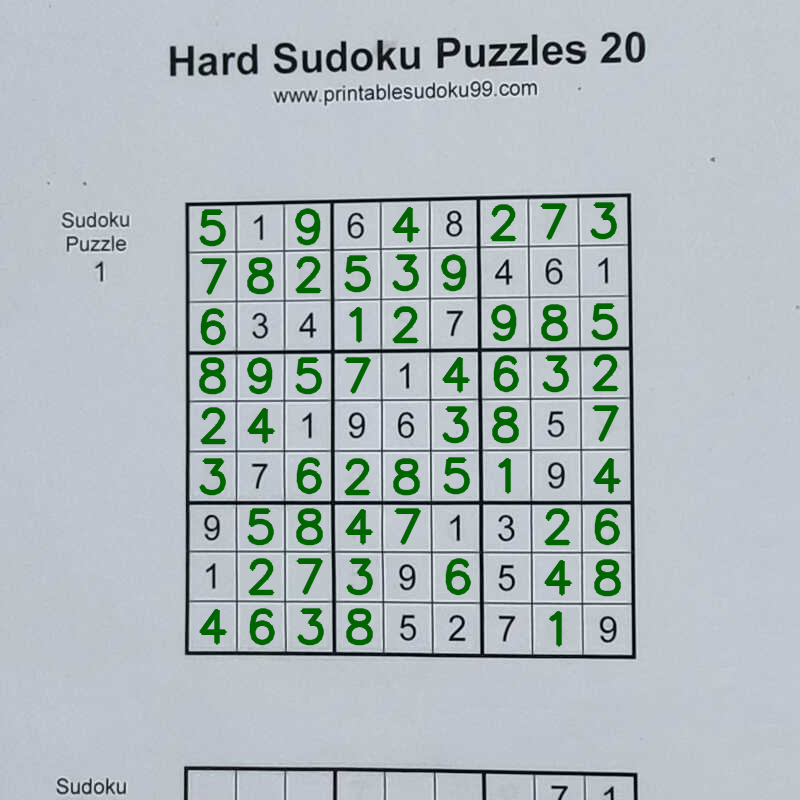
#> input picture Solution/0.png, 800 x 800 px
$ python -i Sudoku_Grabber.py   (imports and definitions only)   (older library calls are emulated)
#> lines starting #> are read from the running program, lines starting #| are printed output that depends on the picture; after the words box and inside, x2 and y2 are one past the last pixel; in counts of white or black regions, pixels touching at a corner belong together
#> further down, picture is the input picture: shape (800, 800, 3); mean B, G, R 189.6, 186.3, 175.9
import cv2
import math
import numpy as np

def Grab(Image):
    gray = cv2.cvtColor(Image, cv2.COLOR_BGR2GRAY)

    kernel = cv2.getStructuringElement(cv2.MORPH_RECT, (3, 3))
    gray = cv2.morphologyEx(gray, cv2.MORPH_ERODE, kernel)

    kernel = cv2.getStructuringElement(cv2.MORPH_ELLIPSE, (11, 11))
    morph = cv2.morphologyEx(gray, cv2.MORPH_CLOSE, kernel)

    for i in range(morph.shape[0]):
        for j in range(morph.shape[1]):
            if not morph[i][j]:
                morph[i][j] = 1

    div = gray / morph
    gray = np.array(cv2.normalize(div, div, 0, 255, cv2.NORM_MINMAX), np.uint8)

    blur = cv2.GaussianBlur(gray, (5, 5), 0)
    edges = cv2.Canny(blur, 150, 150, apertureSize = 3)
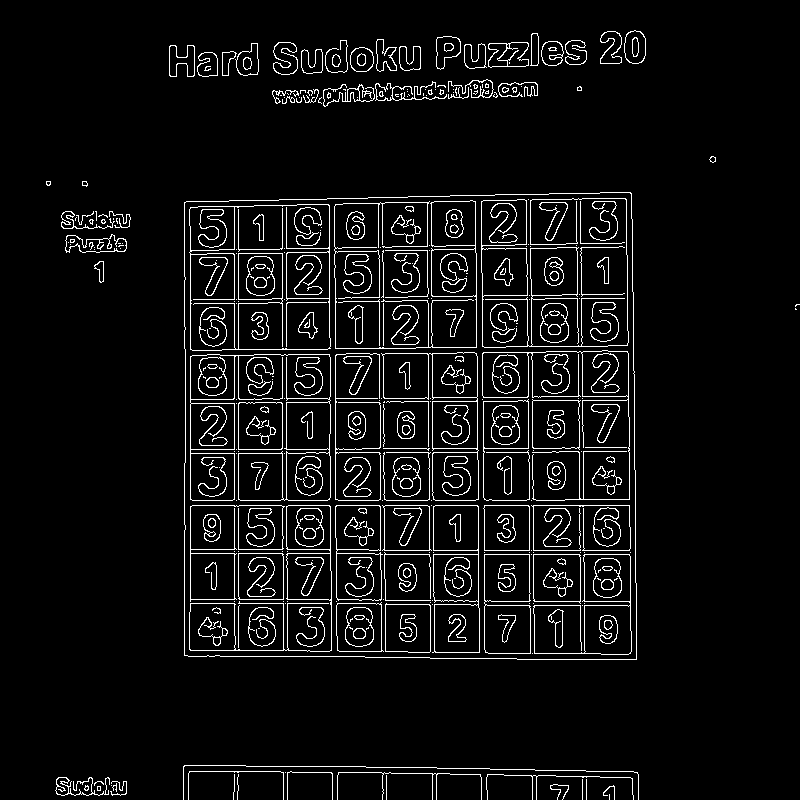
#> edges: shape (800, 800); 5.8% white in thin lines or dots

    kernel = cv2.getStructuringElement(cv2.MORPH_RECT, (3, 3))
    edges = cv2.morphologyEx(edges, cv2.MORPH_DILATE, kernel)
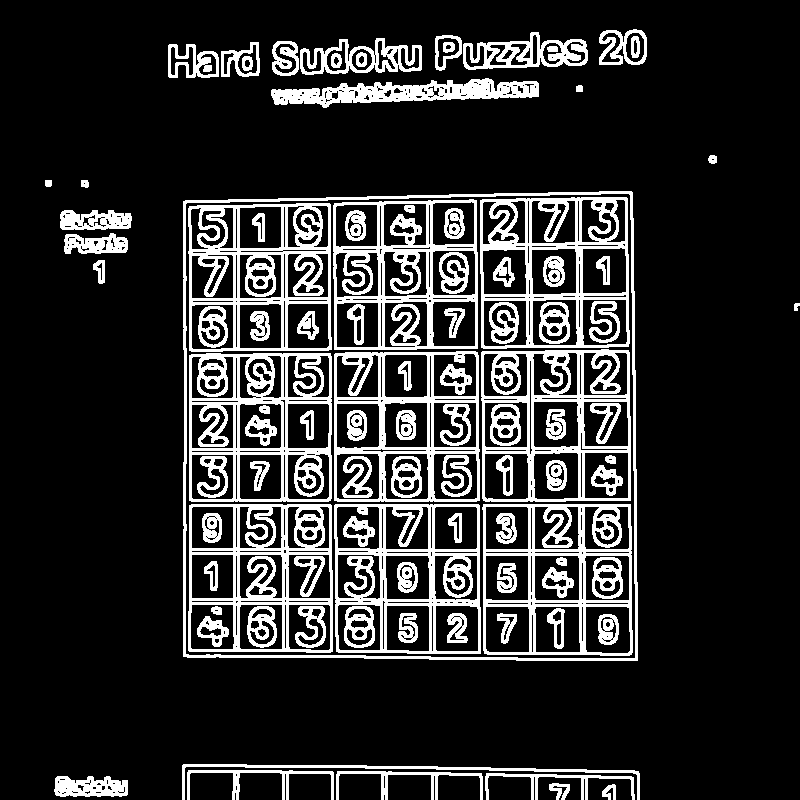
#> edges: shape (800, 800); 17.7% white; 96 white regions

    contours, _ = cv2.findContours(edges, cv2.RETR_EXTERNAL, cv2.CHAIN_APPROX_NONE)
#> contours = 24 contours; largest, box (x1, y1, x2, y2) and area: (183, 191, 638, 661) 209025, (271, 78, 539, 108) 4110, (463, 32, 588, 70) 3032, (300, 38, 422, 75) 2832, (599, 29, 647, 65) 1332

    if not len(contours):
        return None, None

    contours.sort(key = cv2.contourArea, reverse = True)

    mask = np.zeros(gray.shape[:2], np.uint8)
    cv2.drawContours(mask, [contours[0]], 0, 255, -1)
#> mask: shape (800, 800); 32.8% white; 1 white region, box (x1, y1, x2, y2) and area: (183, 191, 638, 661) 209939

    sudoku = cv2.bitwise_and(gray, gray, mask = mask)

    sobelx = cv2.Sobel(sudoku, cv2.CV_16S, 1, 0)
    sobely = cv2.Sobel(sudoku, cv2.CV_16S, 0, 1)
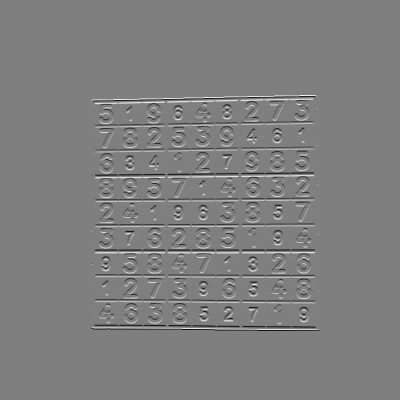
#> sobely: shape (800, 800) int16 (shown at 1/2 size); min -1016, max 1016, mean 0; drawn with min black and max white

    sobelx = cv2.convertScaleAbs(sobelx)
    sobely = cv2.convertScaleAbs(sobely)

    _, threshx = cv2.threshold(sobelx, 0, 255, cv2.THRESH_BINARY + cv2.THRESH_OTSU)
#> threshx: shape (800, 800); 8% white; 574 white regions (146 under 20 px), largest, box (x1, y1, x2, y2) and area: (182, 199, 188, 659) 1976, (630, 190, 639, 662) 1950, (188, 206, 192, 351) 575
    _, threshy = cv2.threshold(sobely, 0, 255, cv2.THRESH_BINARY + cv2.THRESH_OTSU)
#> threshy: shape (800, 800); 7.9% white; 431 white regions (49 under 20 px), largest, box (x1, y1, x2, y2) and area: (182, 190, 634, 204) 1883, (182, 654, 639, 662) 1880, (480, 196, 627, 212) 728

    kernelx = cv2.getStructuringElement(cv2.MORPH_RECT, (2, 10))
    kernely = cv2.getStructuringElement(cv2.MORPH_RECT, (10, 2))

    threshx = cv2.morphologyEx(threshx, cv2.MORPH_DILATE, kernelx, iterations = 1)
#> threshx: shape (800, 800); 17.4% white; 116 white regions, largest, box (x1, y1, x2, y2) and area: (182, 195, 193, 664) 4697, (625, 186, 640, 667) 4529, (233, 202, 241, 656) 3444
    threshy = cv2.morphologyEx(threshy, cv2.MORPH_DILATE, kernely, iterations = 1)
#> threshy: shape (800, 800); 17.3% white; 85 white regions

    contours, _ = cv2.findContours(threshx, cv2.RETR_EXTERNAL, cv2.CHAIN_APPROX_NONE)
#> contours = 116 contours, 1 with area under 20; largest, box (x1, y1, x2, y2) and area: (182, 195, 193, 664) 4463, (625, 186, 640, 667) 4442, (279, 201, 290, 656) 2996, (525, 195, 537, 659) 2972, (426, 197, 437, 666) 2964

    for contour in contours:
        _, _, w, h = cv2.boundingRect(contour)

        if h / w > 5:
            cv2.drawContours(threshx, [contour], 0, 255, -1)
        else:
            cv2.drawContours(threshx, [contour], 0, 0, -1)
#> this loop made 116 passes
#> (w, h) on passes 1 to 8: (3, 12), (3, 12), (6, 12), (22, 38), (19, 38), (5, 16), (23, 38), (21, 38)
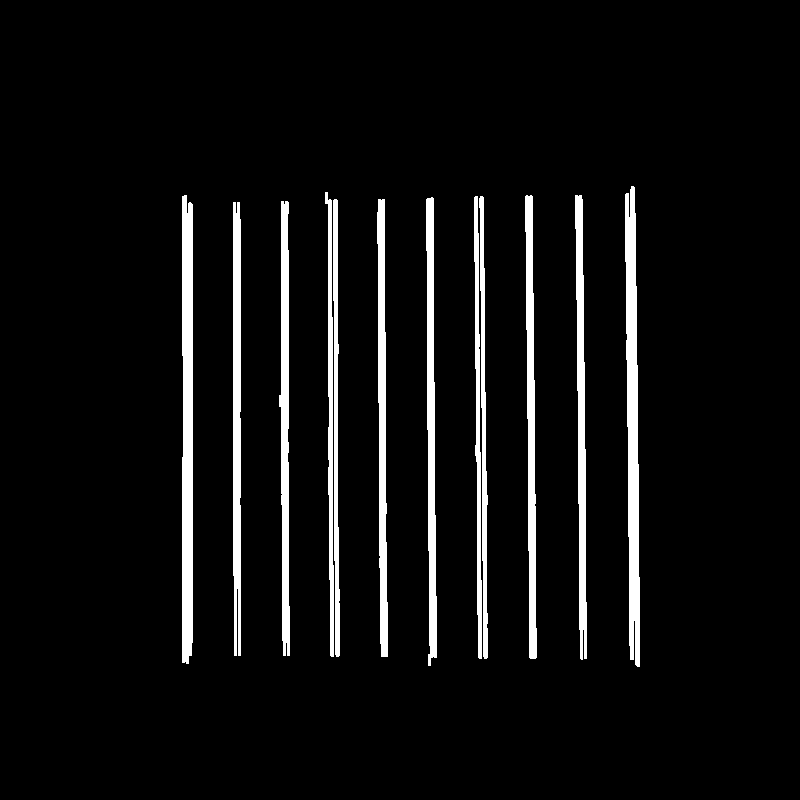
#> threshx: shape (800, 800); 6% white; 12 white regions

    contours, _ = cv2.findContours(threshy, cv2.RETR_EXTERNAL, cv2.CHAIN_APPROX_NONE)
#> contours = 69 contours; largest, box (x1, y1, x2, y2) and area: (178, 190, 641, 497) 77876, (185, 504, 636, 648) 19555, (185, 456, 635, 503) 4160, (178, 654, 644, 663) 1984, (185, 649, 637, 657) 1482

    for contour in contours:
        _, _, w, h = cv2.boundingRect(contour)

        if w / h > 5:
            cv2.drawContours(threshy, [contour], 0, 255, -1)
        else:
            cv2.drawContours(threshy, [contour], 0, 0, -1)
#> this loop made 69 passes
#> (w, h) on passes 1 to 8: (466, 9), (452, 8), (19, 5), (19, 5), (38, 14), (40, 7), (38, 16), (29, 32)
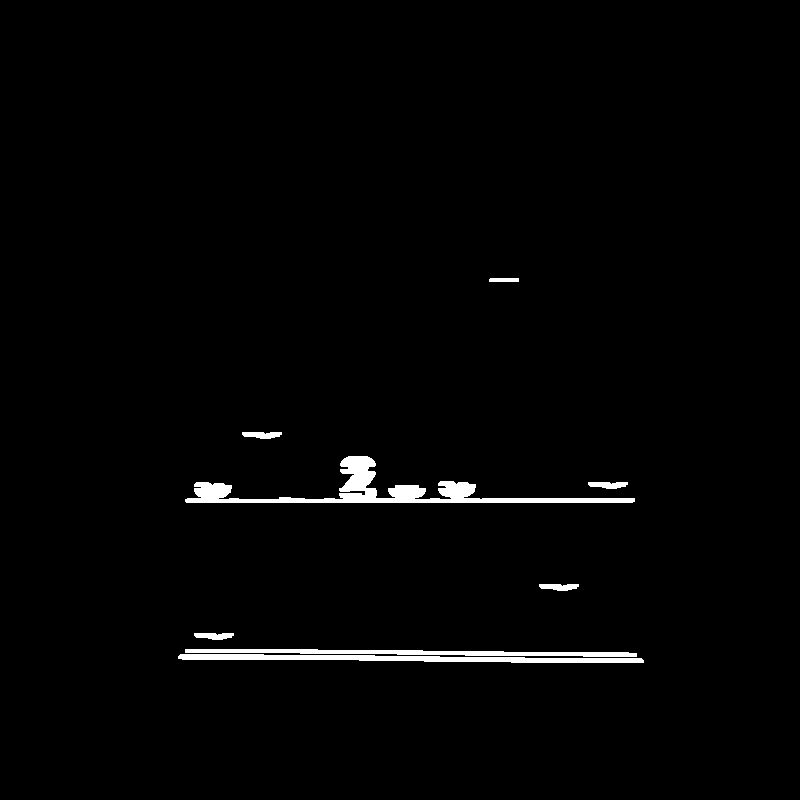
#> threshy: shape (800, 800); 1.6% white; 8 white regions, largest, box (x1, y1, x2, y2) and area: (185, 456, 635, 503) 4797, (178, 654, 644, 663) 2452, (185, 649, 637, 657) 1937

    points = cv2.bitwise_and(threshx, threshy)
#> points: shape (800, 800); 0.14% white; 45 white regions (25 under 20 px), largest, box (x1, y1, x2, y2) and area: (281, 497, 289, 503) 48, (182, 654, 192, 660) 48, (528, 498, 536, 503) 40

    kernel = cv2.getStructuringElement(cv2.MORPH_RECT, (4, 4))
#> kernel = [[1, 1, 1, 1], [1, 1, 1, 1], [1, 1, 1, 1], [1, 1, 1, 1]]
    points = cv2.morphologyEx(points, cv2.MORPH_DILATE, kernel, iterations = 1)
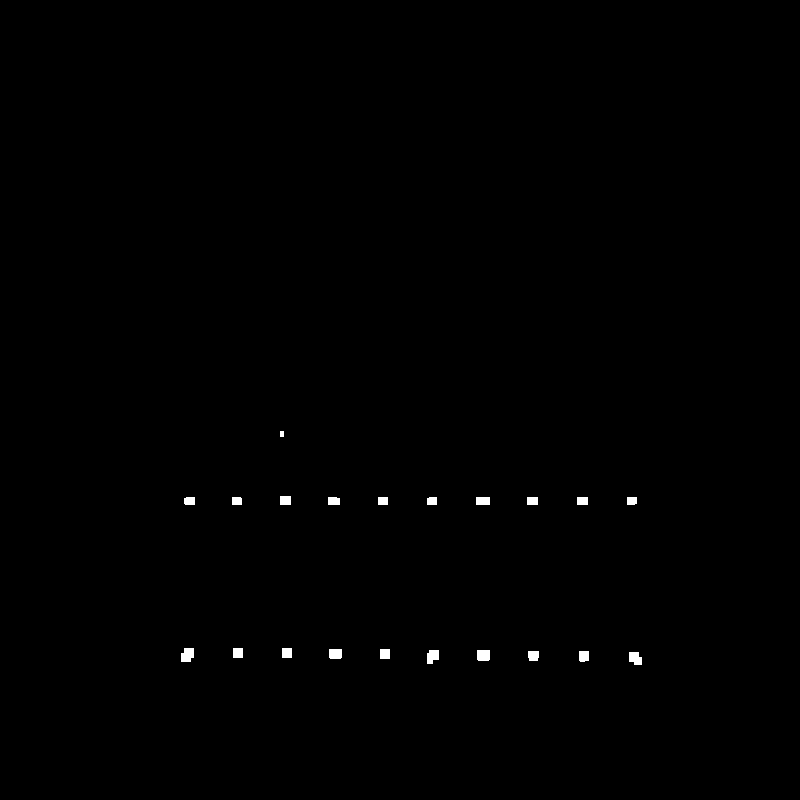
#> points: shape (800, 800); 0.33% white; 21 white regions

    contours, _ = cv2.findContours(points, cv2.RETR_EXTERNAL, cv2.CHAIN_APPROX_NONE)
#> contours = 21 contours, 1 with area under 20; largest, box (x1, y1, x2, y2) and area: (181, 648, 194, 662) 130, (477, 650, 490, 661) 119, (629, 652, 642, 665) 115, (427, 650, 439, 664) 114, (329, 649, 342, 659) 107
    Length = len(contours)
#> Length = 21

    if Length < 100:
        return None, None

    contours.sort(key = cv2.contourArea, reverse = True)
    contours = contours[:100]

    temp = []
    Length = 100

    for contour in contours:
        m = cv2.moments(contour)
        x = int(m['m10'] / m['m00'])
        y = int(m['m01'] / m['m00'])

        temp.append([x, y])

    temp.sort(key = lambda x : x[1])

    Points = []

    cols = int(math.sqrt(Length))

    for i in range(0, Length, cols):
        List = temp[i:i + 10][:]
        List.sort(key = lambda x : x[0])

        Points.extend(List)

    Points = np.float32(Points)
    Rows = np.array(Points, np.float32).reshape(cols, cols, 2)

    size = (45 * cols, 45 * cols)
    pixels = int(45 * cols / (cols - 1))
    output = np.zeros((45 * cols, 45 * cols, 3), np.uint8)

    Centre = []
    Image_List = []

    for i in range(Length):
        x = int(i / 10)
        y = i % 10

        if all([x != 9, y != 9]):
            src = Rows[x:x + 2, y:y + 2, :].reshape(4, 2)
            dst = np.array([[y * pixels, x * pixels], [(y + 1) * pixels - 1, x * pixels],[y * pixels, (x + 1) * 50 - 1],[(y + 1) * pixels - 1, (x + 1) * pixels - 1]], np.float32)

            M = cv2.getPerspectiveTransform(src, dst)
            warp = cv2.warpPerspective(Image, M, size)[x * pixels:(x + 1) * pixels - 1, y * pixels:(y + 1) * pixels - 1]

            cX, cY = 0, 0
            for i in range(4):
                cX += src[i][0]
                cY += src[i][1]

            Centre.append([int(cX / 4), int(cY / 4)])
            Image_List.append(warp.copy()[5:-5, 5:-5, :])
            output[x * pixels: (x + 1) * pixels - 1, y * pixels:(y + 1) * pixels - 1] = warp.copy()

    return Image_List, Centre

>>> import cv2
>>> picture = cv2.imread('Solution/0.png')
>>> result = Grab(picture)

$ run again, on Solution/1.png
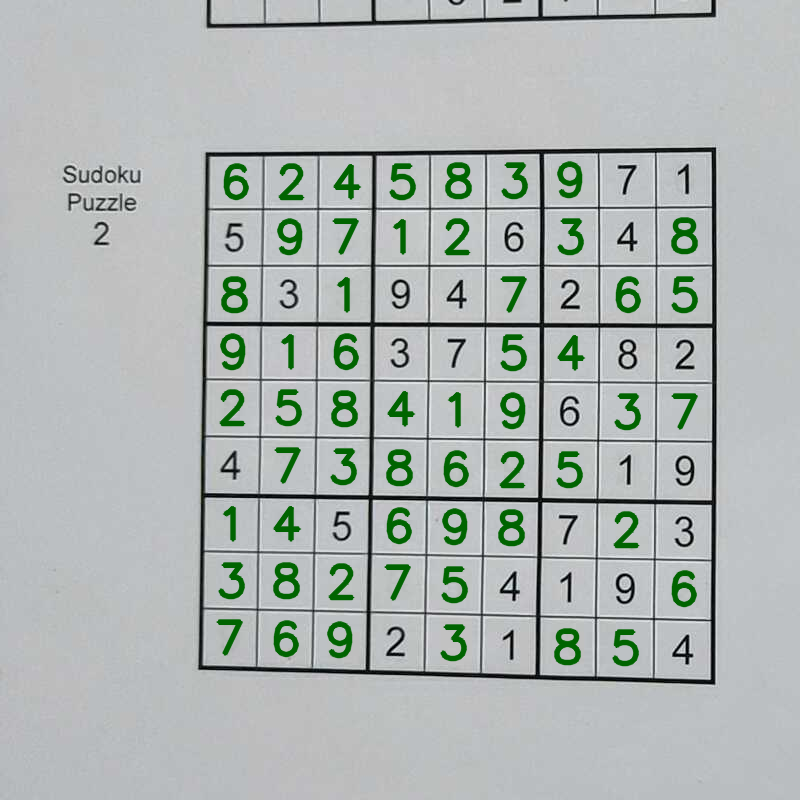
#> input picture Solution/1.png, 800 x 800 px
#> picture is the input picture: shape (800, 800, 3); mean B, G, R 179.5, 181.6, 174.7
#> in Grab, `contours, _ = cv2.findContours(edges, cv2.RETR_EXTERNAL, cv2.CHAIN_APP..`: contours = 11 contours, 1 with area under 20; largest, box (x1, y1, x2, y2) and area: (196, 145, 719, 687) 274917, (61, 163, 143, 185) 1384, (66, 191, 138, 213) 1160, (204, 0, 718, 30) 1139, (210, 0, 372, 25) 590
#> mask: shape (800, 800); 43.1% white; 1 white region, box (x1, y1, x2, y2) and area: (196, 145, 719, 687) 275965
#> in Grab, `contours, _ = cv2.findContours(threshx, cv2.RETR_EXTERNAL, cv2.CHAIN_A..`: contours = 129 contours, 2 with area under 20; largest, box (x1, y1, x2, y2) and area: (195, 145, 213, 678) 5083, (363, 152, 380, 675) 4697, (708, 140, 721, 693) 4044, (253, 153, 268, 672) 3586, (309, 152, 323, 673) 3536
#> the loop in Grab, `for contour in contours:` made 129 passes
#> (w, h) on passes 1 to 8: (3, 12), (3, 12), (3, 12), (3, 12), (3, 12), (3, 12), (3, 12), (3, 12)
#> after the loop in Grab, `for contour in contours:`:
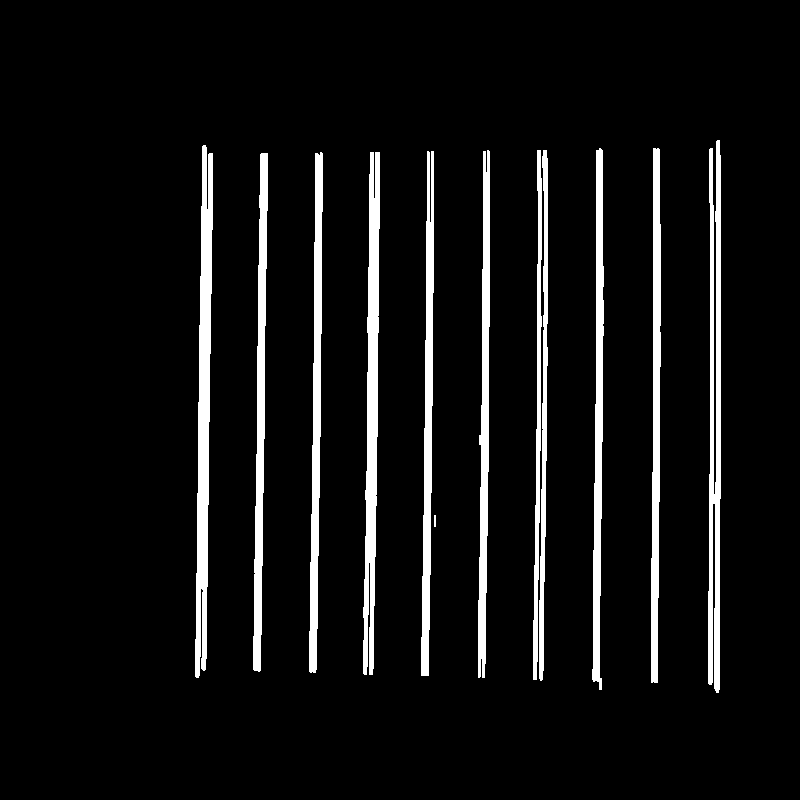
#> threshx: shape (800, 800); 7% white; 12 white regions
#> in Grab, `contours, _ = cv2.findContours(threshy, cv2.RETR_EXTERNAL, cv2.CHAIN_A..`: contours = 165 contours, 2 with area under 20; largest, box (x1, y1, x2, y2) and area: (199, 605, 716, 625) 3507, (201, 433, 717, 446) 3423, (200, 548, 716, 565) 3422, (197, 204, 717, 214) 3408, (204, 262, 717, 270) 3396
#> the loop in Grab, `for contour in contours:` made 165 passes
#> (w, h) on passes 1 to 3: (533, 20), (17, 4), (518, 18)
#> kernel = [[1, 1, 1, 1], [1, 1, 1, 1], [1, 1, 1, 1], [1, 1, 1, 1]]
#> in Grab, `contours, _ = cv2.findContours(points, cv2.RETR_EXTERNAL, cv2.CHAIN_AP..`: contours = 100 contours; largest, box (x1, y1, x2, y2) and area: (366, 318, 381, 333) 196, (364, 491, 379, 506) 189, (198, 318, 213, 334) 172, (534, 494, 548, 509) 166, (536, 319, 550, 333) 156
#> Length = 100
#> the loop in Grab, `for contour in contours:` made 100 passes
#> (x, y) on passes 1 to 8: (373, 325), (371, 498), (205, 325), (540, 501), (542, 325), (203, 496), (713, 682), (318, 324)
#> after the loop in Grab, `for contour in contours:`: temp = 100 pairs, first value 200 to 714, second value 149 to 682
#> after the loop in Grab, `for i in range(0, Length, cols):`: Points has the same summary as temp
#> the loop in Grab, `for i in range(Length):` made 100 passes
#> (src, M) on passes 24, 36, 55: ([[373, 266], [429, 266], [373, 325], [429, 325]], [[0.875, 0, -176.4], [3.31e-16, 0.831, -120.9], [0, 0, 1]]), ([[485, 325], [542, 325], [485, 382], [542, 382]], [[0.86, 0, -166.9], [1.57e-16, 0.86, -129.4], [0, 0, 1]]), ([[427, 439], [484, 440], [427, 499], [484, 500]], [[0.86, 0, -167.1], [-0.0143, 0.817, -102.4], [0, 0, 1]])
#> after the loop in Grab, `for i in range(Length):`:
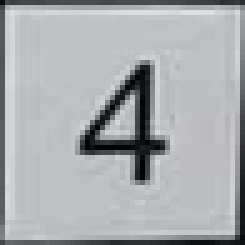
#> warp: shape (49, 49, 3) (shown 5 times larger); mean B, G, R 175.7, 172.6, 169
#> after the loop in Grab, `for i in range(Length):`: Centre = 81 pairs, first value 229 to 684, second value 179 to 650; Image_List = 81 items
